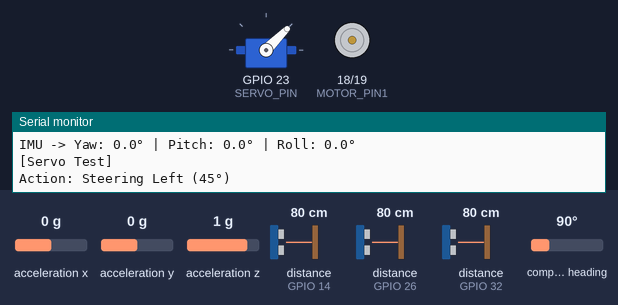
This sketch was run on a simulated ESP32. Shown: servo, motor-driver pin pairs drawn as motors (green arrow = first pin HIGH = forward, orange = second pin HIGH = backward, longer = more drive), the last lines printed to the serial monitor. Wiring (inferred from the names in the program): 3 × ultrasonic range finder: trigger GPIO 12, echo GPIO 14 / trigger GPIO 27, echo GPIO 26 / trigger GPIO 33, echo GPIO 32. The inputs (shaded band) are chosen by the test bench; at power-on: acceleration x 0 g, acceleration y 0 g, acceleration z 1 g, distance to the obstacle (sensors on GPIO 14, GPIO 26, GPIO 32) 80 cm, compass heading 90°. The echo pulse lasts 58.3 µs per cm.

Above: at 2.05 s.
At 3.0 s:
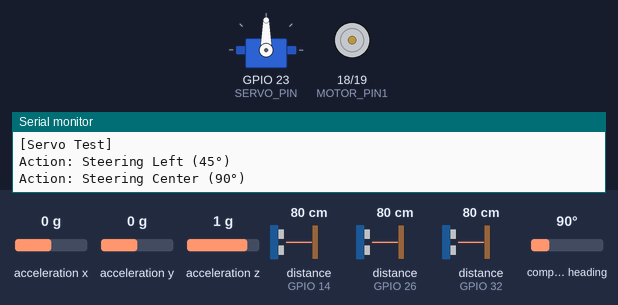
At 4.5 s:
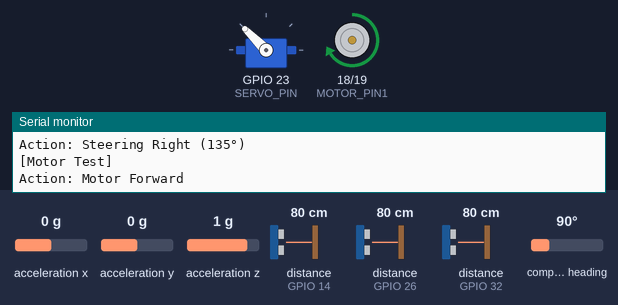
At 7.0 s:
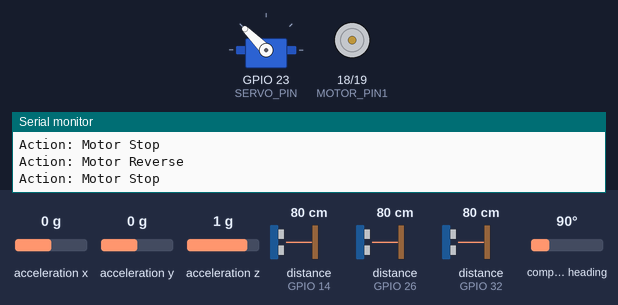
Timing chart, 0 to 8.6 s (numbered marks = the images above):
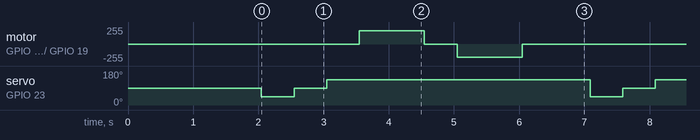

The sketch:

Full_Bot_Sensor_and_Motor_Test.ino
```cpp
#include <ESP32Servo.h>
#include <Wire.h>
#include <Adafruit_Sensor.h>
#include <Adafruit_BNO055.h>
#include <utility/imumaths.h>

// --- BNO055 IMU SETUP ---
Adafruit_BNO055 bno = Adafruit_BNO055(55, 0x28);
float headingOffset = 0.0;
float pitchOffset   = 0.0;
float rollOffset    = 0.0;

// --- SERVO PIN ---
const int SERVO_PIN = 23;
Servo steeringServo;

// --- MOTOR PINS ---
const int MOTOR_PIN1 = 18; // Forward pin
const int MOTOR_PIN2 = 19; // Reverse pin

// --- ULTRASONIC PINS ---
#define TRIG_PIN_1 12
#define ECHO_PIN_1 14

#define TRIG_PIN_2 27
#define ECHO_PIN_2 26

#define TRIG_PIN_3 33
#define ECHO_PIN_3 32

#define SOUND_SPEED 0.0343

// Function to read distance from an ultrasonic sensor
float getDistance(int trigPin, int echoPin) {
  digitalWrite(trigPin, LOW);
  delayMicroseconds(2);
  digitalWrite(trigPin, HIGH);
  delayMicroseconds(10);
  digitalWrite(trigPin, LOW);

  long duration = pulseIn(echoPin, HIGH, 30000);
  return (duration * SOUND_SPEED) / 2.0;
}

// Function to control motor direction and speed (0 - 255)
void setMotor(int speed1, int speed2) {
  analogWrite(MOTOR_PIN1, speed1);
  analogWrite(MOTOR_PIN2, speed2);
}

// Function to print zero-calibrated BNO055 orientation
void printIMUData() {
  imu::Vector<3> euler = bno.getVector(Adafruit_BNO055::VECTOR_EULER);

  float rawHeading = euler.x();
  float rawPitch   = euler.z();
  float rawRoll    = euler.y();

  float heading = rawHeading - headingOffset;
  float pitch   = rawPitch - pitchOffset;
  float roll    = rawRoll - rollOffset;

  // Keep heading bounded within 0 to 360 degrees
  if (heading < 0.0) {
    heading += 360.0;
  } else if (heading >= 360.0) {
    heading -= 360.0;
  }

  Serial.print("IMU -> Yaw: ");
  Serial.print(heading, 1);
  Serial.print("° | Pitch: ");
  Serial.print(pitch, 1);
  Serial.print("° | Roll: ");
  Serial.print(roll, 1);
  Serial.println("°");
}

void setup() {
  Serial.begin(115200);

  // Configure Motor Pins
  pinMode(MOTOR_PIN1, OUTPUT);
  pinMode(MOTOR_PIN2, OUTPUT);

  // Configure Ultrasonic Pins
  pinMode(TRIG_PIN_1, OUTPUT);
  pinMode(ECHO_PIN_1, INPUT);
  pinMode(TRIG_PIN_2, OUTPUT);
  pinMode(ECHO_PIN_2, INPUT);
  pinMode(TRIG_PIN_3, OUTPUT);
  pinMode(ECHO_PIN_3, INPUT);

  // Configure Servo
  ESP32PWM::allocateTimer(0);
  ESP32PWM::allocateTimer(1);
  ESP32PWM::allocateTimer(2);
  ESP32PWM::allocateTimer(3);
  steeringServo.setPeriodHertz(50);
  steeringServo.attach(SERVO_PIN, 500, 2400);

  // Initialize BNO055 IMU
  Serial.println("\nInitializing BNO055...");
  if (!bno.begin()) {
    Serial.println("Error: No BNO055 detected! Check SDA (GPIO 21) & SCL (GPIO 22).");
    while (1);
  }
  bno.setExtCrystalUse(true);

  // Calibrate Zero Position for IMU
  Serial.println("Keep the sensor still. Zeroing orientation...");
  delay(2000); // Allow sensor fusion engine to stabilize

  imu::Vector<3> initEuler = bno.getVector(Adafruit_BNO055::VECTOR_EULER);
  headingOffset = initEuler.x();
  pitchOffset   = initEuler.z();
  rollOffset    = initEuler.y();

  Serial.println("--- All Systems Initialized & Calibrated ---\n");
}

void loop() {
  Serial.println("==========================================");

  // --- 1. Read Ultrasonic Sensors ---
  float dist1 = getDistance(TRIG_PIN_1, ECHO_PIN_1);
  delay(10);
  float dist2 = getDistance(TRIG_PIN_2, ECHO_PIN_2);
  delay(10);
  float dist3 = getDistance(TRIG_PIN_3, ECHO_PIN_3);

  Serial.print("Ultrasonics (cm) -> S1: "); Serial.print(dist1, 1);
  Serial.print(" | S2: "); Serial.print(dist2, 1);
  Serial.print(" | S3: "); Serial.println(dist3, 1);

  // --- 2. Read BNO055 IMU ---
  printIMUData();

  // --- 3. Test Steering Servo Sequence ---
  Serial.println("\n[Servo Test]");
  Serial.println("Action: Steering Left (45°)");
  steeringServo.write(45);
  delay(500);

  Serial.println("Action: Steering Center (90°)");
  steeringServo.write(90);
  delay(500);

  Serial.println("Action: Steering Right (135°)");
  steeringServo.write(135);
  delay(500);

  // --- 4. Test DC Motor Sequence ---
  Serial.println("\n[Motor Test]");
  Serial.println("Action: Motor Forward");
  setMotor(200, 0);
  delay(1000);

  Serial.println("Action: Motor Stop");
  setMotor(0, 0);
  delay(500);

  Serial.println("Action: Motor Reverse");
  setMotor(0, 200);
  delay(1000);

  Serial.println("Action: Motor Stop");
  setMotor(0, 0);
  delay(1000);
}
```

Measured:
- by itself, servo on GPIO 23 (SERVO_PIN): repeats every 5.0 s: 90° 0.50 s, 135° 4.0 s, 45° 0.50 s
- by itself, motor on GPIO 18 (MOTOR_PIN1) / GPIO 19 (MOTOR_PIN2): repeats every 5.0 s: stopped 0.50 s, backward 200/255 1.0 s, stopped 2.5 s, forward 200/255 1.0 s
